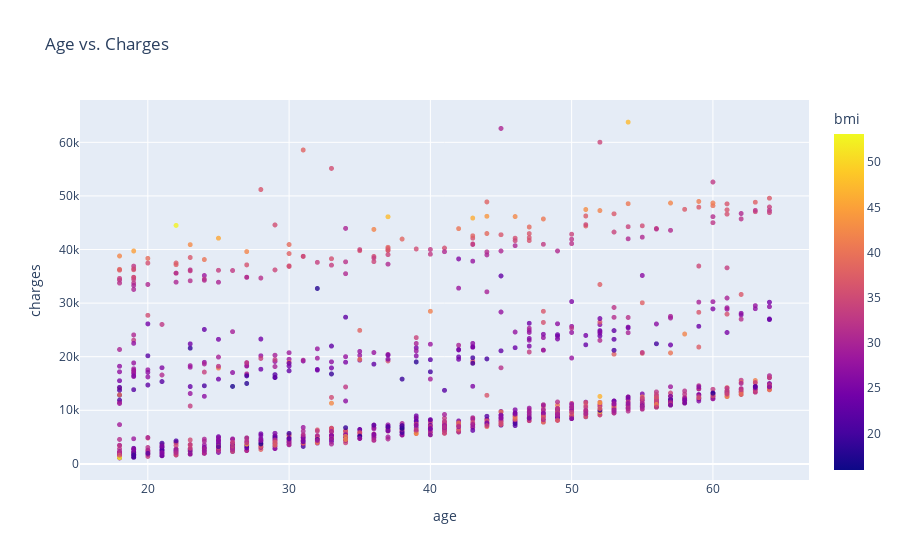

This figure's notebook cell:
### Markdown cell above
If we replace smoker with bmi?

### Code cell
fig = px.scatter(medical_df, 
                 x='age', 
                 y='charges', 
                 color='bmi',
                 opacity=0.8, 
                 hover_data=['sex'], 
                 title='Age vs. Charges')
fig.update_traces(marker_size=5)
fig.show()

### Figure 1 — Plotly figure (JSON) as saved in the notebook; plotly's stock layout.template omitted (floating-point values rounded to 4 significant figures; data arrays with more than 128 entries replaced by an {"elided": "..."} marker saying what was removed)
{"data": [{"customdata": {"elided": "1338x1 str values"}, "hovertemplate": "age=%{x}<br>charges=%{y}<br>sex=%{customdata[0]}<br>bmi=%{marker.color}<extra></extra>", "legendgroup": "", "marker": {"color": {"elided": "1338 float values"}, "coloraxis": "coloraxis", "opacity": 0.8, "size": 5, "symbol": "circle"}, "mode": "markers", "name": "", "showlegend": false, "type": "scattergl", "x": {"elided": "1338 int values"}, "xaxis": "x", "y": {"elided": "1338 float values"}, "yaxis": "y"}], "layout": {"coloraxis": {"colorbar": {"title": {"text": "bmi"}}, "colorscale": [[0, "#0d0887"], [0.1111, "#46039f"], [0.2222, "#7201a8"], [0.3333, "#9c179e"], [0.4444, "#bd3786"], [0.5556, "#d8576b"], [0.6667, "#ed7953"], [0.7778, "#fb9f3a"], [0.8889, "#fdca26"], [1, "#f0f921"]]}, "legend": {"tracegroupgap": 0}, "title": {"text": "Age vs. Charges"}, "xaxis": {"anchor": "y", "domain": [0, 1], "title": {"text": "age"}}, "yaxis": {"anchor": "x", "domain": [0, 1], "title": {"text": "charges"}}}}
